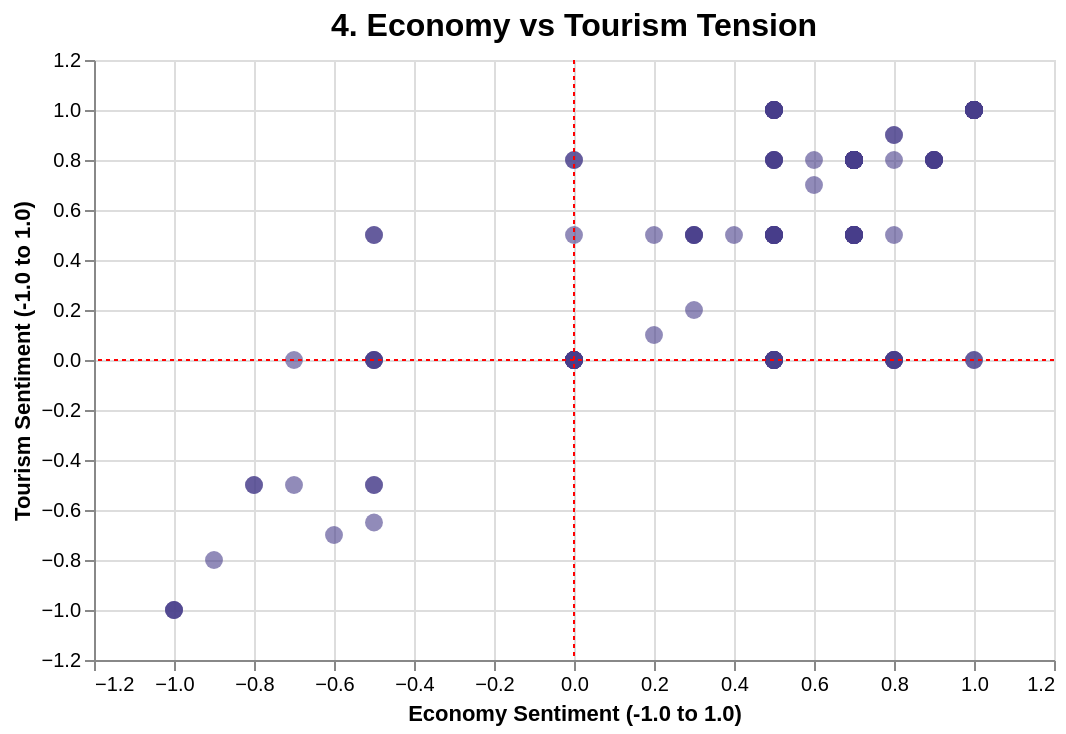

Express this chart as Vega-Lite.
### Vega-Lite specification from a JSON file in a GitHub repository (floating-point values rounded to 4 significant figures; data arrays with more than 128 entries replaced by an {"elided": "..."} marker saying what was removed)
{"config": {"view": {"continuousWidth": 300, "continuousHeight": 300}}, "layer": [{"data": {"name": "data-9d8516e1c1cca1b728f562cc9f056e9c"}, "mark": {"type": "circle", "color": "#483D8B", "opacity": 0.6, "size": 80}, "encoding": {"tooltip": [{"field": "Clean_Date", "type": "temporal"}, {"field": "Economy_Sentiment", "format": ".2f", "type": "quantitative"}, {"field": "Tourism_Sentiment", "format": ".2f", "type": "quantitative"}], "x": {"field": "Economy_Sentiment", "scale": {"domain": [-1.1, 1.1]}, "title": "Economy Sentiment (-1.0 to 1.0)", "type": "quantitative"}, "y": {"field": "Tourism_Sentiment", "scale": {"domain": [-1.1, 1.1]}, "title": "Tourism Sentiment (-1.0 to 1.0)", "type": "quantitative"}}, "name": "view_4b72aa8df98d5469_0"}, {"data": {"name": "data-a0a55d106695e8d630baff0f16eee66d"}, "mark": {"type": "rule", "color": "red", "strokeDash": [2, 2]}, "encoding": {"y": {"field": "y", "type": "quantitative"}}}, {"data": {"name": "data-d285a7403ed98ae579761d64a864032b"}, "mark": {"type": "rule", "color": "red", "strokeDash": [2, 2]}, "encoding": {"x": {"field": "x", "type": "quantitative"}}}], "height": 300, "params": [{"name": "param_1e9efca18e7a2868", "select": {"type": "interval", "encodings": ["x", "y"]}, "bind": "scales", "views": ["view_4b72aa8df98d5469_0"]}], "title": {"text": "4. Economy vs Tourism Tension", "fontSize": 16}, "width": 480, "$schema": "https://vega.github.io/schema/vega-lite/v6.4.1.json", "datasets": {"data-9d8516e1c1cca1b728f562cc9f056e9c": {"elided": "187 records"}, "data-a0a55d106695e8d630baff0f16eee66d": [{"y": 0}], "data-d285a7403ed98ae579761d64a864032b": [{"x": 0}]}}
